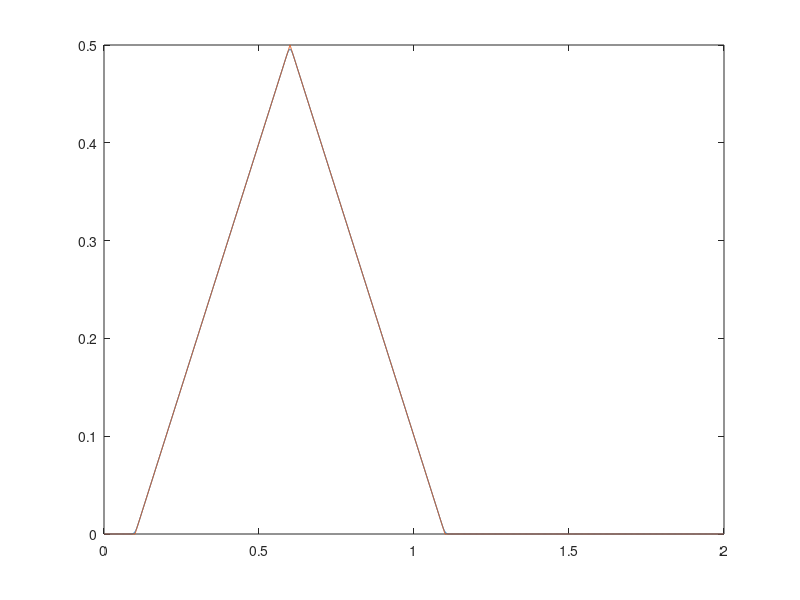

This figure's MATLAB source:
% Godunov scheme for hyperbolic PDEs
clear
close
a = 1;
x0 = 0; xf = 2;
N = 200;

for q=1:5
h = (xf-x0)/N; 

t0 = 0; tf = 0.1;
k = 0.5*h/abs(a);
M = fix((tf-t0)/k);

u0 = zeros(N-1,1);
x = x0+h:h:xf-h;

for j=1:N-1
    if(x(j) < 0)
        u0(j) = 0;
    elseif(0 <= x(j) && x(j) < 0.5)
        u0(j) = x(j);
    elseif(0.5 <= x(j) && x(j) < 1)
        u0(j) = 1-x(j);
    elseif(x(j) >= 1)
        u0(j) = 0;
    end
end

mu = k/h;
u = zeros(N-1,1);
for p=1:M
    u(1) = u0(1) - 0.5*mu*(1+sign(a))*a*(u0(1)) - 0.5*mu*(1-sign(a))*a*(u0(2)-u0(1));
    for j=2:N-2
        u(j) = u0(j) - 0.5*mu*(1+sign(a))*a*(u0(j)-u0(j-1)) - 0.5*mu*(1-sign(a))*a*(u0(j+1)-u0(j));
    end
    u(N-1) = u0(N-1) - 0.5*mu*(1+sign(a))*a*(u0(N-1)-u0(N-2)) - 0.5*mu*(1-sign(a))*a*(-u0(N-1));
   
    u0 = u;
    
end

ue = zeros(N-1,1);
for j=1:N-1
    if(x(j)-a*tf < 0)
        ue(j) = 0;
    elseif(0 <= x(j)-a*tf && x(j)-a*tf < 0.5)
        ue(j) = x(j)-a*tf;
    elseif(0.5 <= x(j)-a*tf && x(j)-a*tf < 1)
        ue(j) = 1-x(j)+a*tf;
    elseif(x(j)-a*tf >= 1)
        ue(j) = 0;
    end
end

error(q) = max(abs(u-ue));

N = N*2;
end
%plot(x,u)

for j=1:q-1
    order(j) = log(error(j)/error(j+1))/log(2);
end
plot(x,u,x,ue)